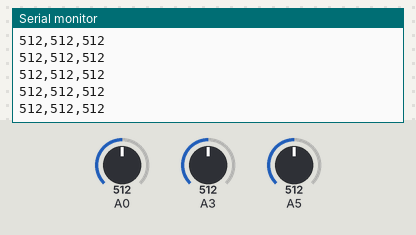
This sketch was run on a simulated Arduino Uno, built with avr-gcc and run on an emulated ATmega328P. Shown: the last lines printed to the serial monitor. Inputs (shaded band) come from the test bench; at power-on: A0 = 512, A3 = 512, A5 = 512.

Above: at 1.2 s.
1.3 s: A0 set to 655
At 1.56 s:
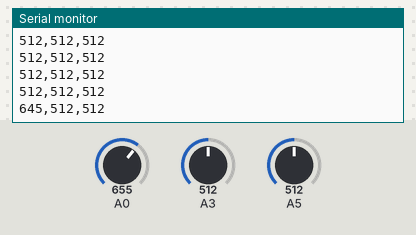
2.8 s: A3 set to 655
At 2.97 s:
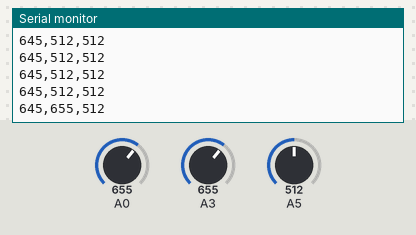
4.3 s: A5 set to 655
At 4.37 s:
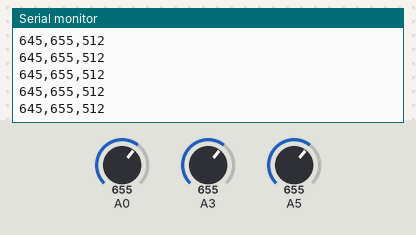
5.8 s: A0 set to 635
At 5.98 s:
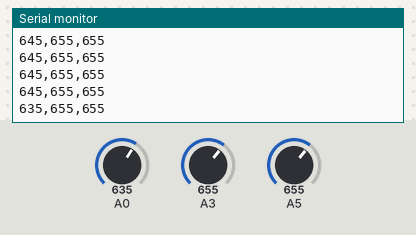
7.3 s: A3 set to 635
At 7.39 s:
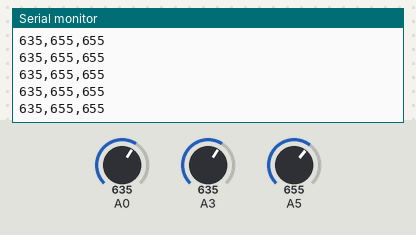
8.8 s: A5 set to 635
At 8.99 s:
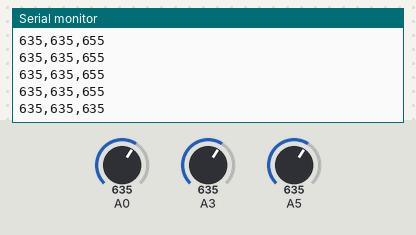
Timing chart, 0 to 11.3 s (numbered marks = the images above; inputs shaded):
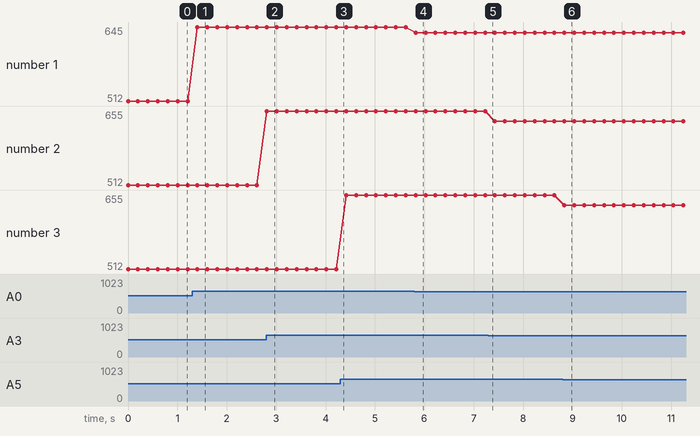

The sketch:

ArduinoCode.ino
```cpp
void setup() {
    Serial.begin(9600);
}

void loop() {
    int moisture = analogRead(A0);
    int ph = analogRead(A3);
    int temperature = analogRead(A5);

    if(moisture>645)moisture=645;
    if(moisture<300)moisture=300;


    Serial.print(moisture);
    Serial.print(",");
    Serial.print(ph);
    Serial.print(",");
    Serial.println(temperature);
    delay(200);
}
 
```

Measured:
- after the input at 1.3 s, the serial monitor: prints a new line after 0.11 s (image 1)
- after the input at 2.8 s, the serial monitor: prints a new line at once (image 2)
- after the input at 5.8 s, the serial monitor: prints a new line at once (image 4)
- after the input at 8.8 s, the serial monitor: prints a new line at once (image 6)
- plotted number 1: 512 → 645 after the input at 1.3 s, 645 → 635 after the input at 5.8 s
- plotted number 2: 512 → 655 after the input at 2.8 s
